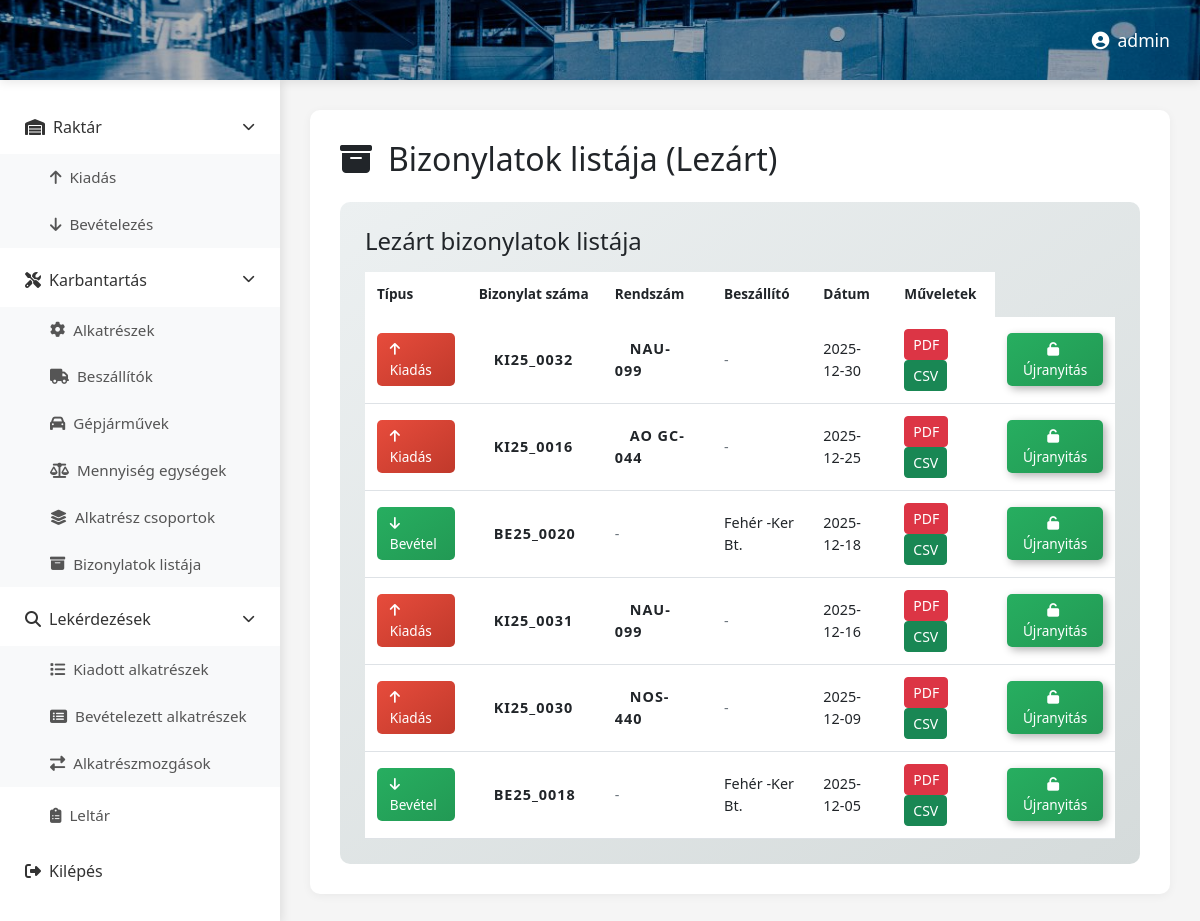
Screenshot of /lezart-bizonylatok/ (signed in) with the database file from the repository.
### raktar/models.py (models this page shows, shortened)
class Bizonylat(models.Model):
    genbizid = models.CharField(max_length=20)
    szallito = models.ForeignKey(Beszallito, on_delete=models.PROTECT, related_name="bizonylatok", blank=True, null=True)
    rendszam = models.ForeignKey(Rendszam, on_delete=models.PROTECT, related_name="bizonylatok", blank=True, null=True)
    bizonylattipus = models.BooleanField()
    szamlaszam = models.CharField(max_length=50, blank=True, null=True)
    szallitolevelszam = models.CharField(max_length=50, blank=True, null=True)
    datum = models.DateField()
    lezart = models.BooleanField(default=False)

class Rendszam(models.Model):
    rendszam = models.CharField(max_length=20)
    tulajdonos = models.CharField(max_length=50)
    lezart = models.BooleanField(default=False)

class Beszallito(models.Model):
    beszallito = models.CharField(max_length=50)
    lezart = models.BooleanField(default=False)

### raktar/views.py (the view)
# urls.py: path('lezart-bizonylatok/', views.lezart_bizonylatok, name='lezart_bizonylatok'),
@login_required
def lezart_bizonylatok(request):
    lezart_bizonylatok = Bizonylat.objects.filter(lezart=True).order_by('-datum')
    context = {
        'lezart_bizonylatok': lezart_bizonylatok
    }
    return render(request, 'lezart_bizonylatok.html', context)

### raktar/templates/lezart_bizonylatok.html (shortened to what this page needs)
{% extends 'base.html' %}
{% load static %}
{% block extra_css %}
<link rel="stylesheet" href="{% static 'css/lezart_bizonylatok.css' %}">
{% endblock %}
{% block content %}
<header class="top-header">
    <div class="header-right">
        <span class="user-name"><i class="fas fa-user-circle me-2"></i>{{ user.username }}</span>
    </div>
</header>
<div class="main-container">
    {% include 'partials/sidebar.html' %}
    <main class="content-area">
        <div id="contentContainer">
            <h2><i class="fas fa-archive me-3"></i>Bizonylatok listája (Lezárt)</h2>
            <div class="table-section mt-4">
                <h4 class="mb-3">Lezárt bizonylatok listája</h4>
                <div class="table-responsive">
                    <table class="table table-hover">
                        <thead>
                            <tr>
                                <th>Típus</th>
                                <th>Bizonylat száma</th>
                                <th>Rendszám</th>
                                <th>Beszállító</th>
                                <th>Dátum</th>
                                <th>Műveletek</th>
                            </tr>
                        </thead>
                        <tbody>
                            {% for bizonylat in lezart_bizonylatok %}
                            <tr>
                                <td>
                                    {% if bizonylat.bizonylattipus %}
                                        <span class="tipusbadge tipusbadge-bevetel">
                                            <i class="fas fa-arrow-down me-1"></i>Bevétel
                                        </span>
                                    {% else %}
                                        <span class="tipusbadge tipusbadge-kivetel">
                                            <i class="fas fa-arrow-up me-1"></i>Kiadás
                                        </span>
                                    {% endif %}
                                </td>
                                <td>
                                    <span class="bizonylat-badge">{{ bizonylat.genbizid }}</span>
                                </td>
                                <td>
                                    {% if bizonylat.rendszam %}
                                        <span class="rendszam-badge">{{ bizonylat.rendszam.rendszam }}</span>
                                    {% else %}
                                        <span class="text-muted">-</span>
                                    {% endif %}
                                </td>
                                <td>
                                    {% if bizonylat.szallito %}
                                        {{ bizonylat.szallito.beszallito }}
                                    {% else %}
                                        <span class="text-muted">-</span>
                                    {% endif %}
                                </td>
                                <td>
                                    {{ bizonylat.datum|date:"Y-m-d" }}
                                </td>
                                <td>
                                    <a href="{% url 'raktar:export_bizonylat_pdf' bizonylat.id %}" class="btn btn-sm btn-danger">PDF</a>
                                    <a href="{% url 'raktar:export_bizonylat_csv' bizonylat.id %}" class="btn btn-sm btn-success">CSV</a>
                                </td>
                                <td>
                                    <form method="POST" action="{% url 'raktar:megnyit_bizonylat' bizonylat.id %}" style="display: inline;">
                                        <button type="submit"
                                                class="btn btn-reopen"
                                                onclick="return confirm('Biztosan újranyitja a {{ bizonylat.genbizid }} bizonylatot?')"
                                                title="Bizonylat újranyitása">
                                            <i class="fas fa-unlock me-1"></i>Újranyitás
                                        </button>
                                    </form>
                                </td>
                            </tr>
                            {% endfor %}
                        </tbody>
                    </table>
                </div>
            </div>
        </div>
    </main>
</div>
{% endblock %}

### raktar/static/css/dashboard.css (style rules this page uses)
* { margin: 0; padding: 0; box-sizing: border-box; }
body { font-family: 'Segoe UI', Tahoma, Geneva, Verdana, sans-serif; background: #f5f5f5; overflow-x: hidden; }
.top-header { background-size: cover; background-position: center; background-repeat: no-repeat; height: 80px; display: flex; align-items: center; justify-content: flex-end; padding: 0 30px; box-shadow: 0 2px 10px rgba(0,0,0,0.1); position: fixed; top: 0; left: 0; right: 0; z-index: 1000; background-image: url("../assets/images/raktar.jpg") !important; }
.top-header::before { content: ''; position: absolute; top: 0; left: 0; right: 0; bottom: 0; background: rgba(0, 0, 0, 0.3); z-index: 1; }
.header-right { position: relative; z-index: 2; }
.header-right { display: flex; align-items: center; gap: 20px; }
.user-name { color: white; font-weight: 500; font-size: 1.1rem; }
.main-container { display: flex; margin-top: 80px; min-height: calc(100vh - 80px); }
.content-area { flex: 1; margin-left: 280px; padding: 30px; background: #f5f5f5; }
#contentContainer { background: white; border-radius: 10px; padding: 30px; box-shadow: 0 2px 10px rgba(0,0,0,0.05); min-height: 500px; }

### raktar/static/css/lezart_bizonylatok.css (style rules this page uses)
.tipusbadge { display: inline-block; padding: 0.4rem 0.8rem; border-radius: 5px; font-size: 0.85rem; font-weight: 500; }
.tipusbadge-bevetel { background: linear-gradient(135deg, #28a745 0%, #20c997 100%); color: white; }
.tipusbadge-kivetel { background: linear-gradient(135deg, #dc3545 0%, #fd7e14 100%); color: white; }
.bizonylat-badge { padding: 5px 15px; border-radius: 5px; font-weight: 600; letter-spacing: 1px; }
.rendszam-badge { padding: 5px 15px; border-radius: 5px; font-weight: 600; letter-spacing: 1px; }
.table-section { background: white; padding: 25px; border-radius: 10px; }
.table { margin-bottom: 0; font-size: 0.9rem; }
.table thead { background: linear-gradient(135deg, #667eea 0%, #764ba2 100%); color: white; }
.table thead th { border: none; padding: 12px; font-weight: 600; font-size: 0.85rem; }
.table tbody tr { transition: all 0.3s ease; }
.table tbody td { padding: 12px; vertical-align: middle; }
.btn-reopen { background: linear-gradient(135deg, #28a745 0%, #20c997 100%); color: white; border: none; padding: 0.4rem 0.8rem; border-radius: 5px; font-weight: 500; font-size: 0.85rem; transition: all 0.3s ease; cursor: pointer; box-shadow: 0 2px 4px rgba(40, 167, 69, 0.3); }
.text-muted { color: #6c757d !important; }
.metallic .table-section { background: linear-gradient(145deg, #ecf0f1, #d5dbdb); }
.metallic .table thead { background: linear-gradient(135deg, #34495e 0%, #2c3e50 100%); }
.metallic .btn-reopen { background: linear-gradient(145deg, #27ae60, #229954); box-shadow: 3px 3px 8px rgba(0, 0, 0, 0.3); }
.metallic .tipusbadge-bevetel { background: linear-gradient(145deg, #27ae60, #229954); }
.metallic .tipusbadge-kivetel { background: linear-gradient(145deg, #e74c3c, #c0392b); }

### raktar/static/css/metallic-theme-dashboard.css (style rules this page uses)
.top-header { background-image: linear-gradient(135deg, rgba(255,255,255,0.02) 0%, rgba(0,0,0,0.02) 100%), linear-gradient(135deg, #667eea 0%, #764ba2 100%); }

### rows the page displays
Bizonylat: bizonylattipus False (drawn), genbizid "KI25_0032", rendszam.rendszam "NAU-099", datum "2025-12-30"
Bizonylat: bizonylattipus False (drawn), genbizid "KI25_0016", rendszam.rendszam "AO GC-044", datum "2025-12-25"
Bizonylat: bizonylattipus True (drawn), genbizid "BE25_0020", szallito.beszallito "Fehér -Ker Bt.", datum "2025-12-18"
Bizonylat: bizonylattipus False (drawn), genbizid "KI25_0031", rendszam.rendszam "NAU-099", datum "2025-12-16"
Bizonylat: bizonylattipus False (drawn), genbizid "KI25_0030", rendszam.rendszam "NOS-440", datum "2025-12-09"
Bizonylat: bizonylattipus True (drawn), genbizid "BE25_0018", szallito.beszallito "Fehér -Ker Bt.", datum "2025-12-05"

### other values shown
{{ user.username }} "admin"
